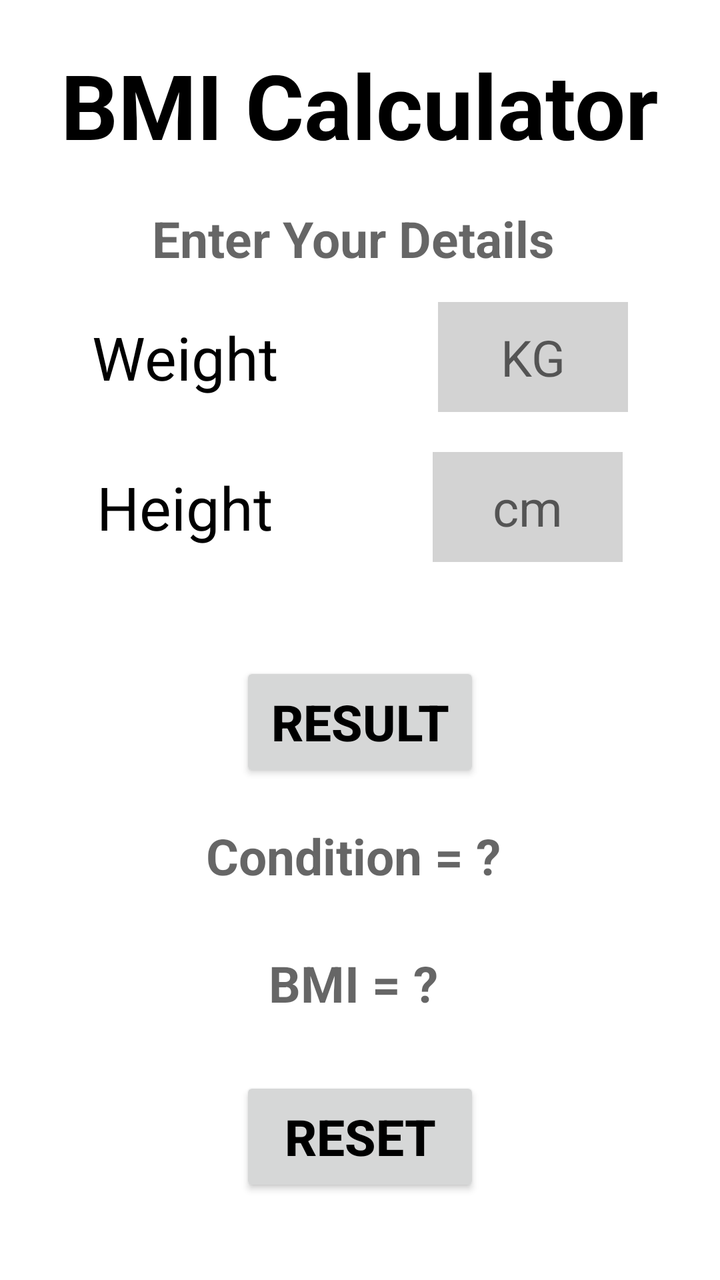
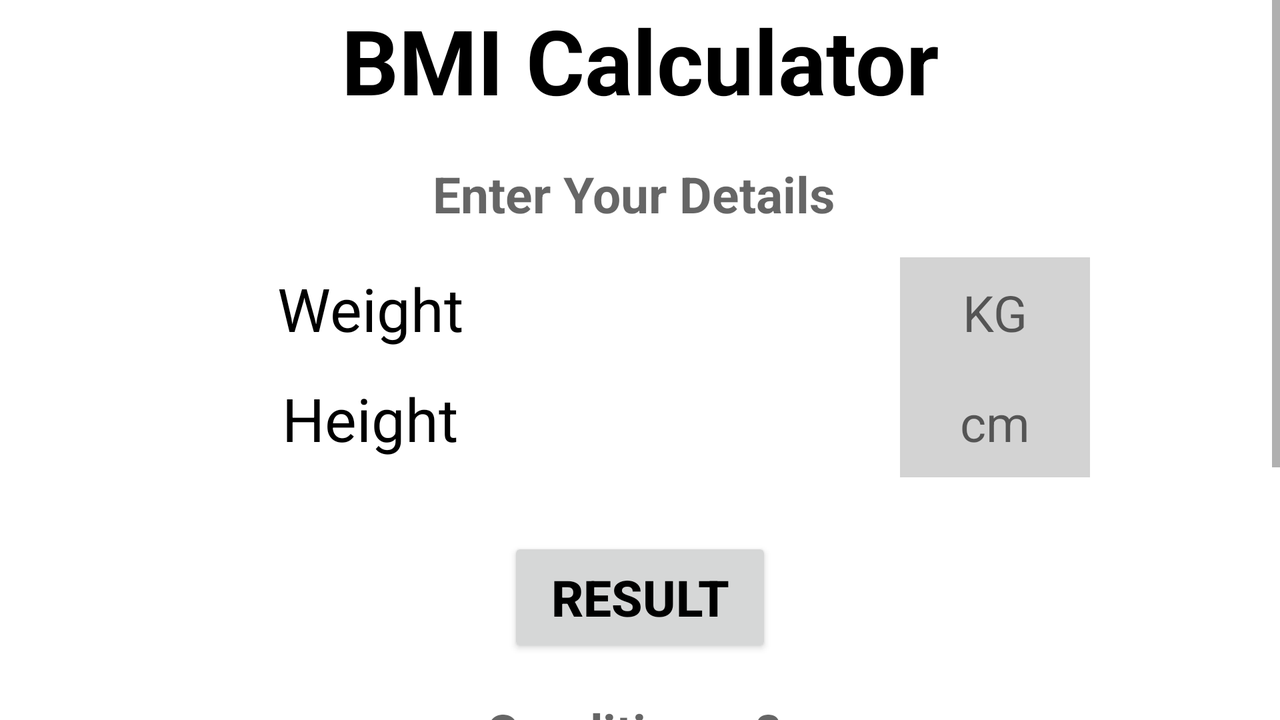

The same Android screen from two of the app's own layout files: first res/layout/ as a phone draws it, then the repository's variant for another configuration, drawn on a device whose configuration selects that folder. Both files follow.
<!-- AndroidManifest.xml: application theme AppTheme -->
<!-- res/layout/activity_b_m_i.xml -->
<?xml version="1.0" encoding="utf-8"?>
<LinearLayout xmlns:android="http://schemas.android.com/apk/res/android"
    xmlns:app="http://schemas.android.com/apk/res-auto"
    xmlns:tools="http://schemas.android.com/tools"
    android:layout_width="match_parent"
    android:layout_height="match_parent"
    android:gravity="center"
    android:orientation="vertical"
    android:background="#fff"
    tools:context=".BMI">


    <TextView
        android:layout_width="wrap_content"
        android:layout_height="wrap_content"
        android:text="BMI Calculator"
        android:textSize="45sp"
        android:layout_marginBottom="20dp"
        android:textStyle="bold"
        android:textColor="#000"
        ></TextView>

    <TextView
        android:id="@+id/txtinter"
        android:layout_width="wrap_content"
        android:layout_height="wrap_content"
        android:hint="Enter Your Details "
        android:textSize="25sp"
        android:textStyle="bold"

        android:layout_marginBottom="15dp"></TextView>
    <LinearLayout
        android:layout_width="match_parent"
        android:layout_height="wrap_content"
        android:gravity="center"
        android:layout_marginBottom="20dp"
        >
        <TextView
            android:layout_width="wrap_content"
            android:layout_height="wrap_content"
            android:text="Weight"
            android:textSize="30sp"
            android:textColor="#000"
            ></TextView>
        <EditText
            android:id="@+id/edweg"
            android:layout_width="95dp"
            android:layout_height="55dp"
            android:inputType="numberDecimal"
            android:background="#D3D3D3"
            android:textSize="25sp"
            android:hint="KG"
            android:gravity="center"
            android:layout_marginLeft="80dp"

            ></EditText>
    </LinearLayout>


    <LinearLayout
        android:layout_width="match_parent"
        android:layout_height="wrap_content"
        android:gravity="center"
        android:layout_marginBottom="20dp"
        >
        <TextView
            android:layout_width="wrap_content"
            android:layout_height="wrap_content"
            android:text="Height"
            android:textSize="30sp"
            android:textColor="#000"
            ></TextView>
        <EditText
            android:id="@+id/edhei"
            android:layout_width="95dp"
            android:layout_height="55dp"
            android:inputType="numberDecimal"
            android:background="#D3D3D3"
            android:textSize="25sp"
            android:hint="cm"
            android:gravity="center"
            android:layout_marginLeft="80dp"

            ></EditText>
    </LinearLayout>

    <Button
        android:id="@+id/btnres"
        android:layout_width="120dp"
        android:layout_height="60dp"
        android:text="Result"
        android:textSize="25sp"
        android:textColor="#000"
        android:textStyle="bold"
        android:layout_marginTop="30dp"
        ></Button>
    <TextView
        android:id="@+id/txtCon"
        android:layout_width="wrap_content"
        android:layout_height="wrap_content"
        android:hint="Condition = ? "
        android:textSize="25sp"
        android:textStyle="bold"

        android:layout_marginTop="20dp"></TextView>
    <TextView
        android:id="@+id/txtres"
        android:layout_width="wrap_content"
        android:layout_height="wrap_content"
        android:hint="BMI = ? "
        android:textSize="25sp"
        android:textStyle="bold"

        android:layout_marginTop="30dp"></TextView>
    <Button
        android:id="@+id/btnreset"
        android:layout_width="120dp"
        android:layout_height="60dp"
        android:text="Reset"
        android:textSize="25sp"
        android:textColor="#000"
        android:textStyle="bold"
        android:layout_marginTop="30dp"
        ></Button>

    <TextView
        android:id="@+id/shake"
        android:layout_width="match_parent"
        android:layout_height="wrap_content"
        android:text="TextView"
        android:textColor="@color/textColor"
        android:visibility="invisible" />
</LinearLayout>
<!-- resources referenced by this layout -->
<resources>
  <color name="textColor">#000000</color>
  <style name="AppTheme" parent="Theme.AppCompat.Light.NoActionBar">
          <item name="colorPrimary">@color/colorPrimary</item>
          <item name="colorPrimaryDark">@color/colorPrimaryDark</item>
          <item name="colorAccent">@color/colorAccent</item>
  
  
      </style>
  <color name="colorPrimary">#6200EE</color>
  <color name="colorPrimaryDark">#3700B3</color>
  <color name="colorAccent">#03DAC5</color>
</resources>
<!-- res/layout-land/activity_b_m_i.xml (the repository's variant of the layout above) -->
<!-- drawn on the phone turned sideways -->
<?xml version="1.0" encoding="utf-8"?>
<LinearLayout xmlns:android="http://schemas.android.com/apk/res/android"
    xmlns:app="http://schemas.android.com/apk/res-auto"
    xmlns:tools="http://schemas.android.com/tools"
    android:layout_width="match_parent"
    android:layout_height="match_parent"
    android:gravity="center"
    android:orientation="vertical"
    android:background="#fff"
    tools:context=".BMI">


    <ScrollView
        android:layout_width="match_parent"
        android:layout_height="match_parent">

        <LinearLayout
            android:layout_width="match_parent"
            android:layout_height="wrap_content"
            android:orientation="vertical" >

            <TextView
                android:layout_width="match_parent"
                android:layout_height="wrap_content"
                android:layout_marginBottom="20dp"
                android:text="BMI Calculator"
                android:textColor="@color/textColor"
                android:textSize="45sp"
                android:textAlignment="center"
                android:textStyle="bold"></TextView>

            <TextView
                android:id="@+id/txtinter"
                android:layout_width="match_parent"
                android:layout_height="wrap_content"
                android:layout_marginBottom="15dp"
                android:hint="Enter Your Details "
                android:textColor="@color/textColor"
                android:textAlignment="center"
                android:textSize="25sp"
                android:textStyle="bold"></TextView>

        <LinearLayout
            android:layout_width="match_parent"
            android:layout_height="wrap_content"
            android:orientation="horizontal" >

            <TextView
                android:layout_width="370dp"
                android:layout_height="wrap_content"
                android:text="Weight"
                android:textAlignment="center"
                android:textColor="@color/textColor"
                android:textSize="30sp"></TextView>
            <EditText
                android:id="@+id/edweg"
                android:layout_width="95dp"
                android:layout_height="55dp"
                android:inputType="numberDecimal"
                android:background="#D3D3D3"
                android:textSize="25sp"
                android:hint="KG"
                android:gravity="center"
                android:textAlignment="center"
                android:layout_marginLeft="80dp"

                ></EditText>

        </LinearLayout>


        <LinearLayout
            android:layout_width="match_parent"
            android:layout_height="wrap_content"
            android:orientation="horizontal" >

            <TextView
                android:layout_width="370dp"
                android:layout_height="wrap_content"
                android:text="Height"
                android:textAlignment="center"
                android:textColor="@color/textColor"
                android:textSize="30sp"></TextView>
            <EditText
                android:id="@+id/edhei"
                android:layout_width="95dp"
                android:layout_height="55dp"
                android:inputType="numberDecimal"
                android:background="#D3D3D3"
                android:textSize="25sp"
                android:hint="cm"
                android:gravity="center"
                android:layout_marginLeft="80dp"
                android:textAlignment="center"

                ></EditText>

        </LinearLayout>


            <Button
                android:id="@+id/btnres"
                android:layout_width="132dp"
                android:layout_height="60dp"
                android:layout_marginTop="30dp"
                android:layout_gravity="center_vertical|center_horizontal"

                android:text="Result"
                android:textAlignment="center"
                android:textColor="#000"
                android:textSize="25sp"
                android:textStyle="bold"></Button>

            <TextView
                android:id="@+id/txtCon"
                android:layout_width="wrap_content"
                android:layout_height="wrap_content"
                android:hint="Condition = ? "
                android:textSize="25sp"
                android:textStyle="bold"
                android:textColor="@color/textColor"
                android:textAlignment="center"
                android:layout_gravity="center_vertical|center_horizontal"

                android:layout_marginTop="20dp"></TextView>
            <TextView
                android:id="@+id/txtres"
                android:layout_width="wrap_content"
                android:layout_height="wrap_content"
                android:textAlignment="center"
                android:hint="BMI = ? "
                android:textSize="25sp"
                android:textStyle="bold"
                android:textColor="#000"
                android:layout_gravity="center_vertical|center_horizontal"

            android:layout_marginTop="30dp"></TextView>
            <Button
                android:id="@+id/btnreset"
                android:layout_width="120dp"
                android:layout_height="60dp"
                android:textAlignment="center"
                android:text="Reset"
                android:textSize="25sp"
                android:textColor="#000"
                android:textStyle="bold"
                android:layout_marginTop="30dp"
                android:layout_gravity="center_vertical|center_horizontal"

                ></Button>

            <TextView
                android:id="@+id/shake"
                android:layout_width="match_parent"
                android:layout_height="wrap_content"
                android:textColor="@color/textColor"
                android:text="TextView"
                android:visibility="invisible" />

        </LinearLayout>
    </ScrollView>
</LinearLayout>
